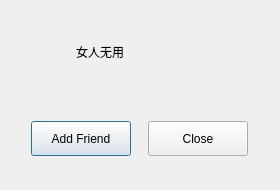
<?xml version="1.0" encoding="UTF-8"?>
<ui version="4.0">
 <class>FindSuccessDlg</class>
 <widget class="QDialog" name="FindSuccessDlg">
  <property name="geometry">
   <rect>
    <x>0</x>
    <y>0</y>
    <width>280</width>
    <height>190</height>
   </rect>
  </property>
  <property name="minimumSize">
   <size>
    <width>280</width>
    <height>190</height>
   </size>
  </property>
  <property name="maximumSize">
   <size>
    <width>280</width>
    <height>190</height>
   </size>
  </property>
  <property name="windowTitle">
   <string>Dialog</string>
  </property>
  <layout class="QVBoxLayout" name="verticalLayout">
   <item>
    <widget class="QWidget" name="widget" native="true">
     <layout class="QHBoxLayout" name="horizontalLayout">
      <item>
       <widget class="QLabel" name="head_lb">
        <property name="minimumSize">
         <size>
          <width>50</width>
          <height>50</height>
         </size>
        </property>
        <property name="maximumSize">
         <size>
          <width>50</width>
          <height>50</height>
         </size>
        </property>
        <property name="text">
         <string/>
        </property>
       </widget>
      </item>
      <item>
       <widget class="QLabel" name="name_lb">
        <property name="text">
         <string>女人无用</string>
        </property>
        <property name="alignment">
         <set>Qt::AlignCenter</set>
        </property>
       </widget>
      </item>
      <item>
       <spacer name="horizontalSpacer">
        <property name="orientation">
         <enum>Qt::Horizontal</enum>
        </property>
        <property name="sizeHint" stdset="0">
         <size>
          <width>40</width>
          <height>20</height>
         </size>
        </property>
       </spacer>
      </item>
     </layout>
    </widget>
   </item>
   <item>
    <widget class="QWidget" name="widget_2" native="true">
     <layout class="QHBoxLayout" name="horizontalLayout_2">
      <item>
       <widget class="ClickedBtn" name="add_friend_btn">
        <property name="minimumSize">
         <size>
          <width>100</width>
          <height>35</height>
         </size>
        </property>
        <property name="maximumSize">
         <size>
          <width>100</width>
          <height>35</height>
         </size>
        </property>
        <property name="text">
         <string>Add Friend</string>
        </property>
       </widget>
      </item>
      <item>
       <widget class="ClickedBtn" name="close_add_friend_btn">
        <property name="minimumSize">
         <size>
          <width>100</width>
          <height>35</height>
         </size>
        </property>
        <property name="maximumSize">
         <size>
          <width>100</width>
          <height>35</height>
         </size>
        </property>
        <property name="text">
         <string>Close</string>
        </property>
       </widget>
      </item>
     </layout>
    </widget>
   </item>
  </layout>
 </widget>
 <customwidgets>
  <customwidget>
   <class>ClickedBtn</class>
   <extends>QPushButton</extends>
   <header location="global">/Users/jingbx/Qt.6.0.0/workspace/Qchat/chat_src/custom_ui_wid/clicked_btn.h</header>
  </customwidget>
 </customwidgets>
 <resources/>
 <connections/>
</ui>
